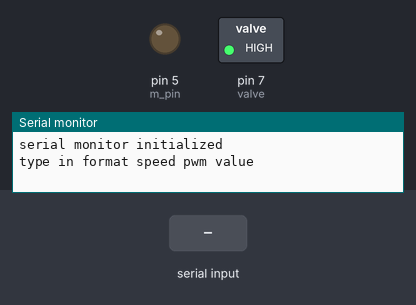
The sketch below on a simulated Arduino Uno, built with avr-gcc and run on an emulated ATmega328P. Shown: switched loads named in the sketch (green lamp = pin HIGH), output pins drawn as LEDs (lit = HIGH), the last lines printed to the serial monitor. The test bench sets the inputs (shaded band).

Above: at 1.2 s.
1.3 s: "E_STOP\n" received over Serial
At 2.3 s:
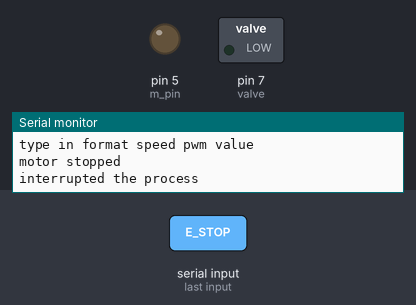
2.8 s: "STOP 1\n" received over Serial
At 3.5 s:
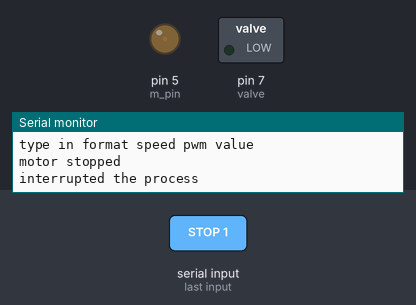
4.3 s: "STOP 150\n" received over Serial
At 4.7 s:
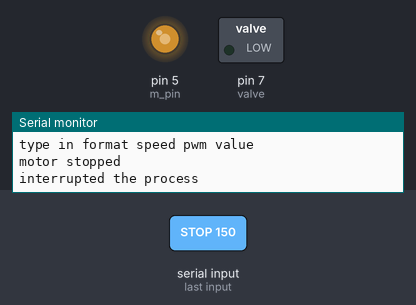
Timing chart, 0 to 7.3 s (numbered marks = the images above; inputs shaded):
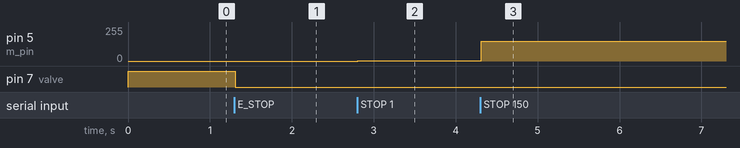

The sketch:

motro_control.ino
```cpp
int m_pin = 5;
int valve = 7;
int e_btn = 2;
int current_speed= 0;
void setup() {
  pinMode(m_pin,OUTPUT);
  pinMode(valve,OUTPUT);
  pinMode(e_btn,INPUT_PULLUP);
  analogWrite(m_pin,0);
  digitalWrite(valve,HIGH);

  Serial.begin(9600);
  Serial.println("serial monitor initialized");
  Serial.println("type in format speed pwm value");
}


void loop() {
  // put your main code here, to run repeatedly:
 if(Serial.available()>0){
  String cmd = Serial.readStringUntil('\n');
  cmd.trim();
  processCmd(cmd);

 }
}

void processCmd(String command){
  command.toUpperCase();
  int index = command.indexOf(' ');
  if (index != -1){
  int value = command.substring( index+1).toInt();
  current_speed = constrain(value,0,255);
  analogWrite(m_pin,current_speed);


  }
  else if (command.equals("STOP")){
    analogWrite(m_pin,0);
    Serial.println("motor stopped");
  }
  else if (command.equals("E_STOP")){
    analogWrite(m_pin,0);
    Serial.println("motor stopped");
    digitalWrite(valve,LOW);
    Serial.println("interrupted the process");
  }
  else{
    Serial.println("error occured");
    Serial.println("try in correct format");
  }
}
```

Measured:
- after the input at 1.3 s, pin 7 (valve): HIGH → LOW at once
- after the input at 2.8 s, pin 5 (m_pin): 0/255 → 1/255 at once
- after the input at 4.3 s, pin 5 (m_pin): 1/255 → 150/255 at once
